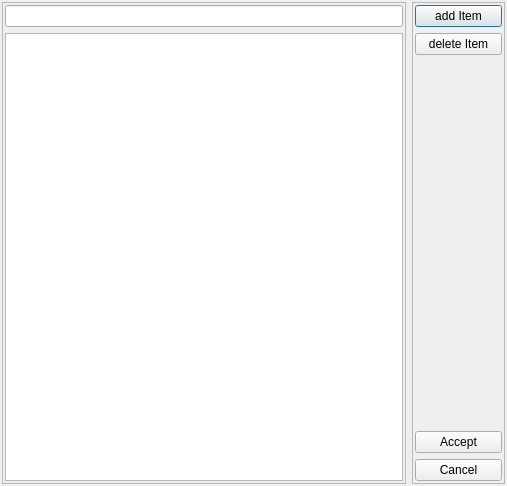
<ui version="4.0" >
 <author></author>
 <comment></comment>
 <exportmacro></exportmacro>
 <class>ListDialog</class>
 <widget class="QDialog" name="ListDialog" >
  <property name="geometry" >
   <rect>
    <x>0</x>
    <y>0</y>
    <width>507</width>
    <height>486</height>
   </rect>
  </property>
  <property name="windowTitle" >
   <string>Dialog</string>
  </property>
  <layout class="QHBoxLayout" >
   <property name="margin" >
    <number>2</number>
   </property>
   <property name="spacing" >
    <number>6</number>
   </property>
   <item>
    <widget class="QFrame" name="middleFrame" >
     <property name="frameShape" >
      <enum>QFrame::StyledPanel</enum>
     </property>
     <property name="frameShadow" >
      <enum>QFrame::Raised</enum>
     </property>
     <layout class="QVBoxLayout" >
      <property name="margin" >
       <number>2</number>
      </property>
      <property name="spacing" >
       <number>6</number>
      </property>
      <item>
       <widget class="QLineEdit" name="itemLineEdit" />
      </item>
      <item>
       <widget class="QListView" name="listView" />
      </item>
     </layout>
    </widget>
   </item>
   <item>
    <widget class="QFrame" name="buttonFrame" >
     <property name="maximumSize" >
      <size>
       <width>100</width>
       <height>16777215</height>
      </size>
     </property>
     <property name="frameShape" >
      <enum>QFrame::StyledPanel</enum>
     </property>
     <property name="frameShadow" >
      <enum>QFrame::Raised</enum>
     </property>
     <layout class="QVBoxLayout" >
      <property name="margin" >
       <number>2</number>
      </property>
      <property name="spacing" >
       <number>6</number>
      </property>
      <item>
       <widget class="QPushButton" name="addButton" >
        <property name="text" >
         <string>add Item</string>
        </property>
       </widget>
      </item>
      <item>
       <widget class="QPushButton" name="deleteButton" >
        <property name="text" >
         <string>delete Item</string>
        </property>
       </widget>
      </item>
      <item>
       <spacer>
        <property name="orientation" >
         <enum>Qt::Vertical</enum>
        </property>
        <property name="sizeHint" >
         <size>
          <width>87</width>
          <height>151</height>
         </size>
        </property>
       </spacer>
      </item>
      <item>
       <widget class="QPushButton" name="acceptButton" >
        <property name="text" >
         <string>Accept</string>
        </property>
       </widget>
      </item>
      <item>
       <widget class="QPushButton" name="cancelButton" >
        <property name="text" >
         <string>Cancel</string>
        </property>
       </widget>
      </item>
     </layout>
    </widget>
   </item>
  </layout>
 </widget>
 <pixmapfunction></pixmapfunction>
 <resources/>
 <connections>
  <connection>
   <sender>acceptButton</sender>
   <signal>clicked()</signal>
   <receiver>ListDialog</receiver>
   <slot>accept()</slot>
   <hints>
    <hint type="sourcelabel" >
     <x>464</x>
     <y>432</y>
    </hint>
    <hint type="destinationlabel" >
     <x>401</x>
     <y>354</y>
    </hint>
   </hints>
  </connection>
  <connection>
   <sender>cancelButton</sender>
   <signal>clicked()</signal>
   <receiver>ListDialog</receiver>
   <slot>reject()</slot>
   <hints>
    <hint type="sourcelabel" >
     <x>433</x>
     <y>461</y>
    </hint>
    <hint type="destinationlabel" >
     <x>400</x>
     <y>416</y>
    </hint>
   </hints>
  </connection>
 </connections>
</ui>
